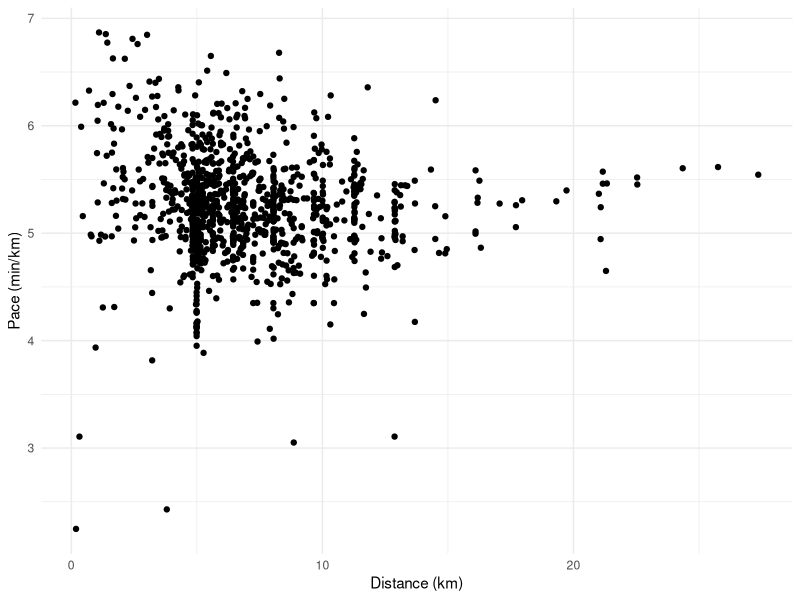
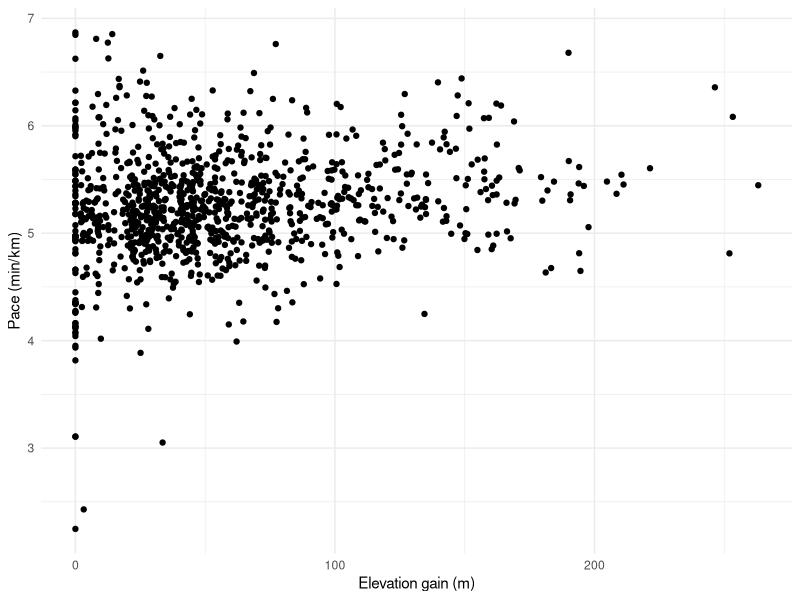
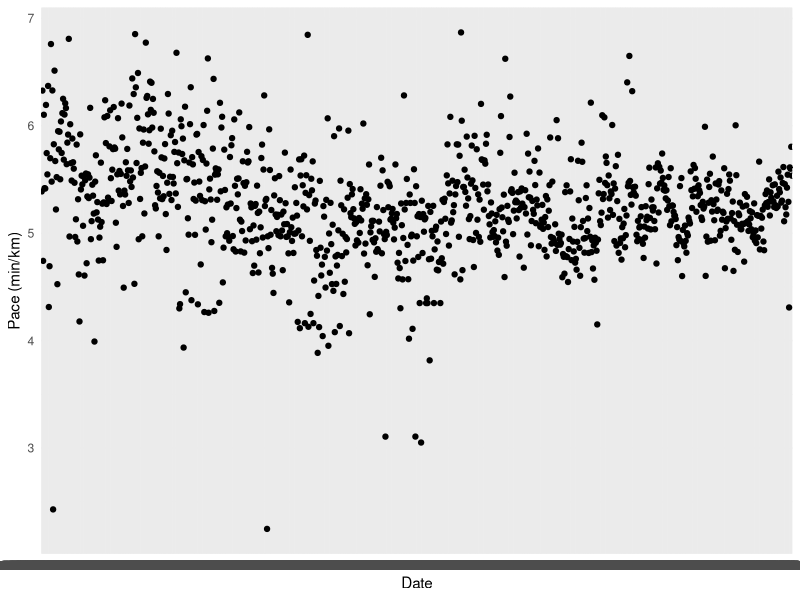
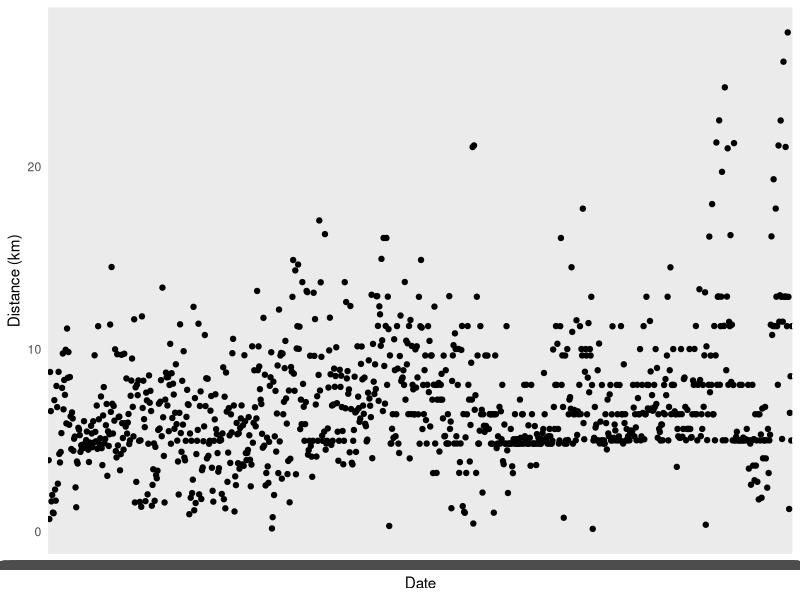
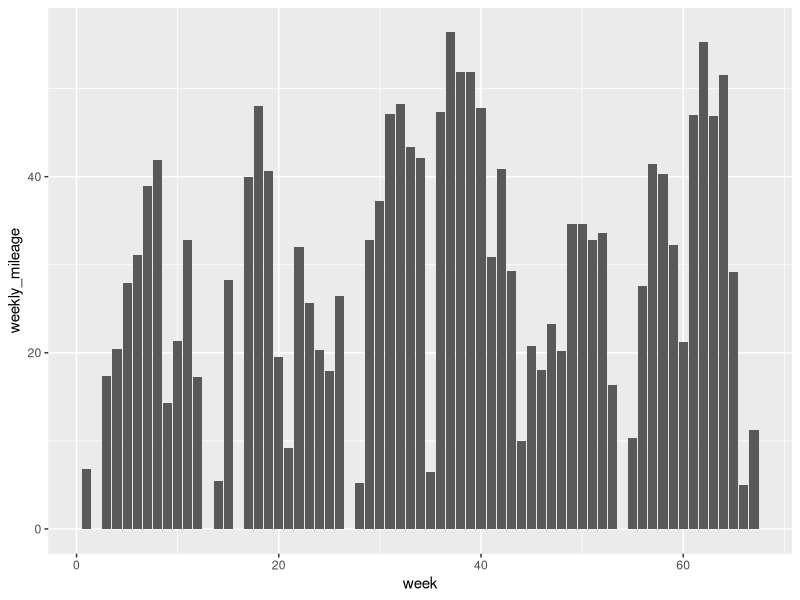
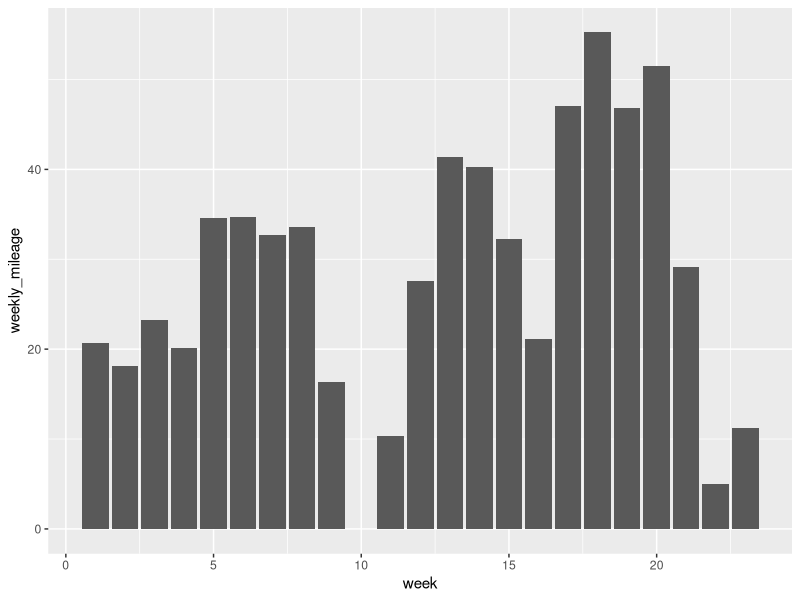

R code for these plots, in order:
library(dplyr)
library(ggplot2)
ellie <- read.csv("data/raw-data.csv") %>%
  select("date", "elevation_gain", "distance_km", "pace_min_km") %>%
  filter(pace_min_km < 7)
# Select runs from 2025/26
ellie_2526 <- ellie %>%
  mutate(date = as.Date(ellie$date)) %>%
  filter(date > as.Date("2025-01-01"))
ellie_weekly_2526 <- ellie_2526 %>% 
  mutate(week = cut.Date(date, breaks = "1 week", labels = FALSE)) %>%
  group_by(week) %>%
  summarize(weekly_mileage = sum(distance_km))
View(ellie_weekly_2526)
#View(ellie)
# Distance vs pace
ggplot() +
  geom_point(data = ellie, aes(x = distance_km, y = pace_min_km)) +
  labs(x = "Distance (km)", y = "Pace (min/km)") +
  theme_minimal()
# Elevation gain vs pace
ggplot() +
  geom_point(data = ellie, aes(x = elevation_gain, y = pace_min_km)) +
  labs(x = "Elevation gain (m)", y = "Pace (min/km)") +
  theme_minimal()
# Date vs pace
ggplot() +
  geom_point(data = ellie, aes(x = date, y = pace_min_km)) +
  labs(x = "Date", y = "Pace (min/km)") +
  theme_minimal()
# Date vs distance
ggplot() +
  geom_point(data = ellie, aes(x = date, y = distance_km)) +
  labs(x = "Date", y = "Distance (km)") +
  theme_minimal()
# Weekly mileage since 2025
ggplot() +
  geom_col(data = ellie_weekly_2526, 
           aes(x = week, y = weekly_mileage))
ellie_weekly_6mo <- ellie %>%
  mutate(date = as.Date(ellie$date)) %>%
  filter(date > as.Date("2025-11-01")) %>% 
  mutate(week = cut.Date(date, breaks = "1 week", labels = FALSE)) %>%
  group_by(week) %>%
  summarize(weekly_mileage = sum(distance_km))
ggplot() +
  geom_col(data = ellie_weekly_6mo, 
           aes(x = week, y = weekly_mileage))
